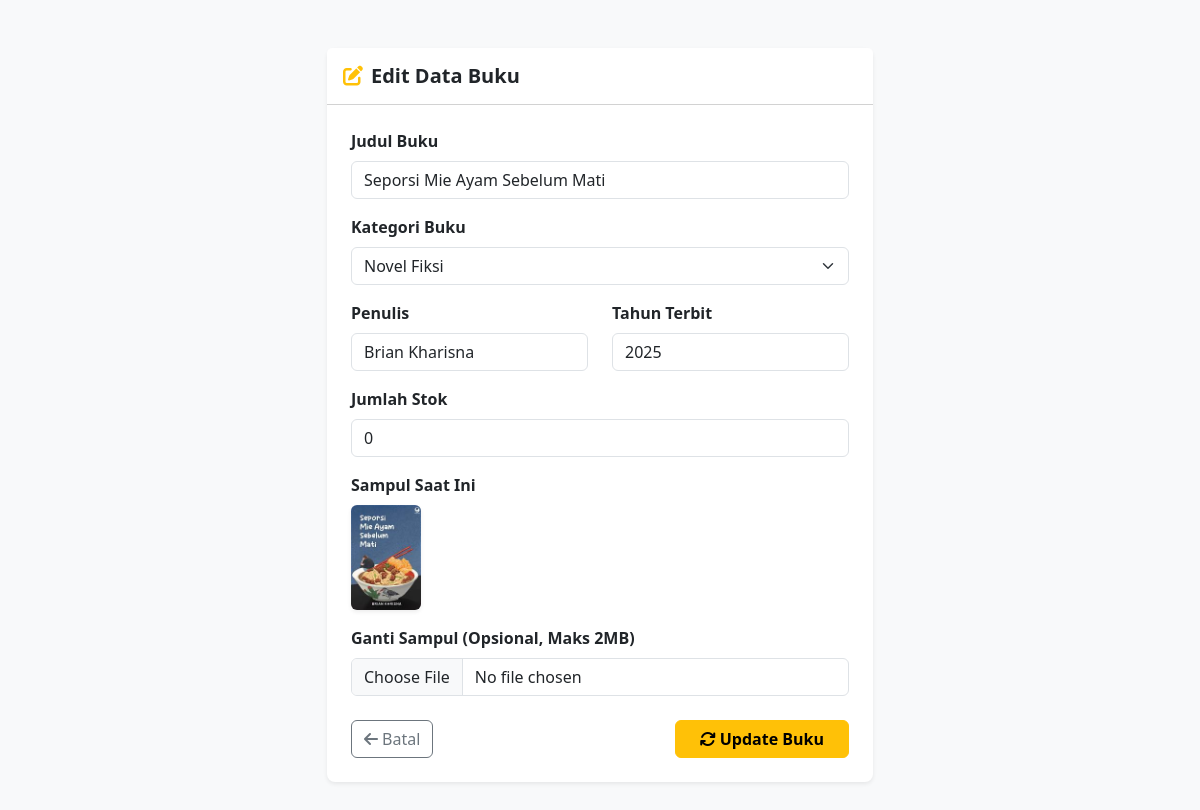
The app's page /edit_buku.php?id=2 (signed in) with its own data.
### tables this page shows
CREATE TABLE `buku` (
  `id` int(11) NOT NULL,
  `judul` varchar(100) DEFAULT NULL,
  `kategori` varchar(50) DEFAULT NULL,
  `penulis` varchar(100) DEFAULT NULL,
  `tahun` int(11) DEFAULT NULL,
  `stok` int(11) DEFAULT NULL,
  `sampul` varchar(255) DEFAULT NULL
);

### edit_buku.php (the view, shortened to what this page needs)
<?php
include 'config/koneksi.php';
$id = $_GET['id'];
$query = mysqli_query($koneksi, "SELECT * FROM buku WHERE id='$id'");
$d = mysqli_fetch_array($query);
?>
<!DOCTYPE html>
<html lang="id">
<head>
    <link href="https://cdn.jsdelivr.net/npm/bootstrap@5.3.2/dist/css/bootstrap.min.css" rel="stylesheet">
    <link rel="stylesheet" href="https://cdnjs.cloudflare.com/ajax/libs/font-awesome/6.4.2/css/all.min.css">
</head>
<body class="bg-light py-5">
    <div class="container">
        <div class="row justify-content-center">
            <div class="col-md-7 col-lg-6">
                <div class="card shadow-sm border-0 rounded-3">
                    <div class="card-header bg-white py-3">
                        <h5 class="mb-0 fw-bold text-dark"><i class="fa-solid fa-pen-to-square me-2 text-warning"></i>Edit Data Buku</h5>
                    </div>
                    <div class="card-body p-4">
                        <form action="proses_edit.php" method="POST" enctype="multipart/form-data">
                            <div class="mb-3">
                                <label class="form-label fw-semibold">Judul Buku</label>
                                <input type="text" name="judul" class="form-control" value="<?php echo htmlspecialchars($d['judul']); ?>" required>
                            </div>
                            <div class="mb-3">
                                <label class="form-label fw-semibold">Kategori Buku</label>
                                <select name="kategori" class="form-select">
                                    <option value="Novel Fiksi" <?php if($d['kategori'] == 'Novel Fiksi') echo 'selected'; ?>>Novel Fiksi</option>
                                </select>
                            </div>
                            <div class="row">
                                <div class="col-md-6 mb-3">
                                    <label class="form-label fw-semibold">Penulis</label>
                                    <input type="text" name="penulis" class="form-control" value="<?php echo htmlspecialchars($d['penulis']); ?>" required>
                                </div>
                                <div class="col-md-6 mb-3">
                                    <label class="form-label fw-semibold">Tahun Terbit</label>
                                    <input type="number" name="tahun" class="form-control" value="<?php echo $d['tahun']; ?>" required>
                                </div>
                            </div>
                            <div class="mb-3">
                                <label class="form-label fw-semibold">Jumlah Stok</label>
                                <input type="number" name="stok" class="form-control" value="<?php echo $d['stok']; ?>" min="0" required>
                            </div>
                            <div class="mb-3">
                                <label class="form-label fw-semibold">Sampul Saat Ini</label><br>
                                <img src="uploads/<?php echo $d['sampul']; ?>" class="rounded shadow-sm" width="70" alt="Sampul Lama">
                            </div>
                            <div class="mb-4">
                                <label class="form-label fw-semibold">Ganti Sampul (Opsional, Maks 2MB)</label>
                                <input type="file" name="sampul" class="form-control" accept="image/png, image/jpeg">
                            </div>
                            <div class="d-flex justify-content-between">
                                <a href="dashboard.php" class="btn btn-outline-secondary"><i class="fa-solid fa-arrow-left me-1"></i>Batal</a>
                                <button type="submit" class="btn btn-warning px-4 fw-semibold"><i class="fa-solid fa-arrows-rotate me-1"></i>Update Buku</button>
                            </div>
                        </form>
                    </div>
                </div>
            </div>
        </div>
    </div>
</body>
</html>

### records on screen
buku: judul "Seporsi Mie Ayam Sebelum Mati", kategori "Novel Fiksi", penulis "Brian Kharisna", tahun "2025", stok "0", sampul (picture)
